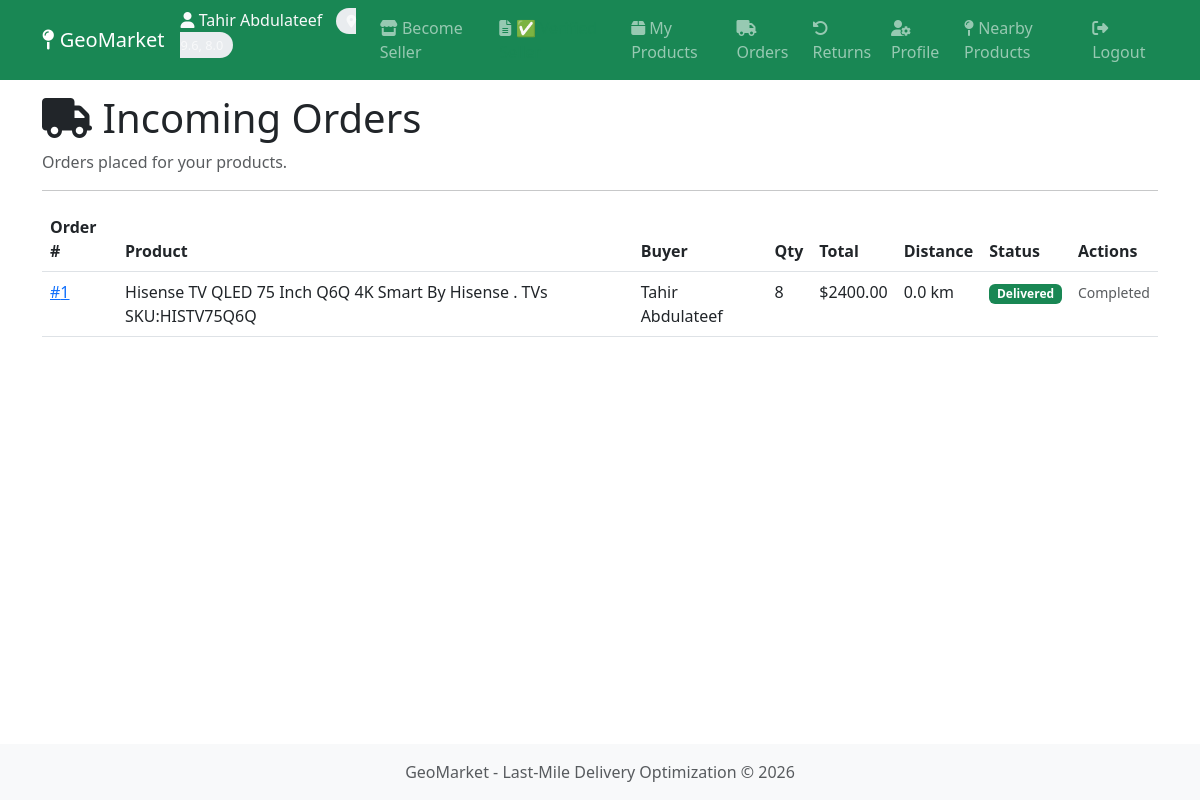
The page /orders/seller-dashboard (signed in) on the database its author committed.
### app/models.py (models this page shows, shortened)
class User(db.Model, UserMixin):
    __tablename__ = 'users'
    id = db.Column(db.Integer, primary_key=True)
    email = db.Column(db.String(120), unique=True, nullable=False, index=True)
    password_hash = db.Column(db.String(128), nullable=False)
    full_name = db.Column(db.String(100), nullable=False)
    role = db.Column(db.String(20), nullable=False, default='buyer')
    is_verified_seller = db.Column(db.Boolean, default=False)
    is_active = db.Column(db.Boolean, default=True)
    created_at = db.Column(db.DateTime, default=datetime.utcnow)
    last_login = db.Column(db.DateTime, nullable=True)
    location = db.relationship('Location', backref='user', uselist=False, cascade='all, delete-orphan')
    products = db.relationship('Product', backref='seller', lazy='dynamic')
    orders_as_buyer = db.relationship('Order', foreign_keys='Order.buyer_id', backref='buyer', lazy='dynamic')
    orders_as_seller = db.relationship('Order', foreign_keys='Order.seller_id', backref='seller', lazy='dynamic')
    seller_application = db.relationship('SellerApplication', backref='applicant', uselist=False, cascade='all, delete-orphan', foreign_keys='SellerApplication.user_id')
    def is_seller(self):
        return self.role == 'seller' and self.is_verified_seller

class Order(db.Model):
    __tablename__ = 'orders'
    id = db.Column(db.Integer, primary_key=True)
    buyer_id = db.Column(db.Integer, db.ForeignKey('users.id'), nullable=False)
    seller_id = db.Column(db.Integer, db.ForeignKey('users.id'), nullable=False)
    product_id = db.Column(db.Integer, db.ForeignKey('products.id'), nullable=False)
    quantity = db.Column(db.Integer, nullable=False, default=1)
    total_price = db.Column(db.Float, nullable=False)
    status = db.Column(db.String(20), nullable=False, default='pending')
    delivery_lat = db.Column(db.Float, nullable=False)
    delivery_lng = db.Column(db.Float, nullable=False)
    delivery_address = db.Column(db.String(255), nullable=True)
    placed_at = db.Column(db.DateTime, default=datetime.utcnow)
    updated_at = db.Column(db.DateTime, default=datetime.utcnow, onupdate=datetime.utcnow)
    product = db.relationship('Product', backref='orders')

class Product(db.Model):
    __tablename__ = 'products'
    id = db.Column(db.Integer, primary_key=True)
    seller_id = db.Column(db.Integer, db.ForeignKey('users.id'), nullable=False)
    name = db.Column(db.String(200), nullable=False)
    description = db.Column(db.Text, nullable=True)
    category = db.Column(db.String(50), nullable=False)
    price = db.Column(db.Float, nullable=False)
    stock_quantity = db.Column(db.Integer, nullable=False, default=0)
    image_url = db.Column(db.String(255), nullable=True)
    is_active = db.Column(db.Boolean, default=True)
    created_at = db.Column(db.DateTime, default=datetime.utcnow)
    updated_at = db.Column(db.DateTime, default=datetime.utcnow, onupdate=datetime.utcnow)

### app/routes/orders.py (the view)
@orders_bp.route('/seller-dashboard')
@login_required
def seller_dashboard():
    if not current_user.is_seller():
        flash('You must be a seller to view orders.', 'danger')
        return redirect(url_for('main.index'))
    orders = Order.query.filter_by(seller_id=current_user.id).order_by(Order.placed_at.desc()).all()
    for order in orders:
        if order.delivery_lat and order.delivery_lng and current_user.location:
            distance = calculate_distance(
                current_user.location.latitude,
                current_user.location.longitude,
                order.delivery_lat,
                order.delivery_lng
            )
            order.delivery_distance = distance
        else:
            order.delivery_distance = None
    return render_template('orders/seller_dashboard.html', orders=orders)

### app/services/geocoding.py (called while the page is built)
def calculate_distance(lat1, lng1, lat2, lng2):
    from math import radians, sin, cos, sqrt, atan2
    R = 6371
    lat1, lng1, lat2, lng2 = map(radians, [lat1, lng1, lat2, lng2])
    dlat = lat2 - lat1
    dlng = lng2 - lng1
    a = sin(dlat/2)**2 + cos(lat1) * cos(lat2) * sin(dlng/2)**2
    c = 2 * atan2(sqrt(a), sqrt(1-a))
    return R * c

### app/templates/orders/seller_dashboard.html (shortened to what this page needs)
{% extends "base.html" %}
{% block content %}
<div class="container py-4">
    <h1><i class="fas fa-truck"></i> Incoming Orders</h1>
    <p class="text-muted">Orders placed for your products.</p>
    <hr>
    {% if orders %}
        <div class="table-responsive">
            <table class="table table-hover">
                <thead>
                    <tr>
                        <th>Order #</th>
                        <th>Product</th>
                        <th>Buyer</th>
                        <th>Qty</th>
                        <th>Total</th>
                        <th>Distance</th>
                        <th>Status</th>
                        <th>Actions</th>
                    </tr>
                </thead>
                <tbody>
                    {% for order in orders %}
                    <tr>
                        <td><a href="{{ url_for('orders.view_order', order_id=order.id) }}">#{{ order.id }}</a></td>
                        <td>{{ order.product.name }}</td>
                        <td>{{ order.buyer.full_name }}</td>
                        <td>{{ order.quantity }}</td>
                        <td>${{ "%.2f"|format(order.total_price) }}</td>
                        <td>
                            {% if order.delivery_distance is not none %}
                                {{ "%.1f"|format(order.delivery_distance) }} km
                            {% else %}
                                <span class="text-muted">Unknown</span>
                            {% endif %}
                        </td>
                        <td>
                            <span class="badge bg-{{
                                'warning' if order.status == 'pending' else
                                'info' if order.status == 'confirmed' else
                                'primary' if order.status == 'shipped' else
                                'success' if order.status == 'delivered' else
                                'danger'
                            }}">
                                {{ order.status.capitalize() }}
                            </span>
                        </td>
                        <td>
                            {% if order.status not in ['delivered', 'cancelled'] %}
                            <div class="dropdown">
                                <button class="btn btn-sm btn-outline-secondary dropdown-toggle"
                                        data-bs-toggle="dropdown">
                                    Update Status
                                </button>
                                <ul class="dropdown-menu">
                                    <li><a class="dropdown-item" href="#"
                                           onclick="updateStatus({{ order.id }}, 'confirmed')">
                                        Confirm</a></li>
                                    <li><a class="dropdown-item" href="#"
                                           onclick="updateStatus({{ order.id }}, 'shipped')">
                                        Ship</a></li>
                                    <li><a class="dropdown-item" href="#"
                                           onclick="updateStatus({{ order.id }}, 'delivered')">
                                        Deliver</a></li>
                                    <li><hr class="dropdown-divider"></li>
                                    <li><a class="dropdown-item text-danger" href="#"
                                           onclick="updateStatus({{ order.id }}, 'cancelled')">
                                        Cancel</a></li>
                                </ul>
                            </div>
                            {% else %}
                                <span class="text-muted small">Completed</span>
                            {% endif %}
                        </td>
                    </tr>
                    {% endfor %}
                </tbody>
            </table>
        </div>
    {% else %}
        <div class="text-center py-5">
            <i class="fas fa-inbox fa-3x text-muted mb-3"></i>
            <p>No incoming orders yet.</p>
        </div>
    {% endif %}
</div>
{% endblock %}

### app/templates/base.html (shortened to what this page needs)
<!DOCTYPE html>
<html lang="en">
<head>
    <link href="https://cdn.jsdelivr.net/npm/bootstrap@5.3.0/dist/css/bootstrap.min.css" rel="stylesheet">
    <link rel="stylesheet" href="https://cdnjs.cloudflare.com/ajax/libs/font-awesome/6.4.0/css/all.min.css">
</head>
<body>
    <nav class="navbar navbar-expand-lg navbar-dark bg-success fixed-top">
        <div class="container">
            <a class="navbar-brand" href="{{ url_for('main.index') }}">
                <i class="fas fa-map-pin"></i> GeoMarket
            </a>
            <div class="collapse navbar-collapse" id="navbarNav">
                <ul class="navbar-nav ms-auto">
                    {% if current_user.is_authenticated %}
                        <li class="nav-item">
                            <span class="navbar-text text-light">
                                <i class="fas fa-user"></i> {{ current_user.full_name }}
                                {% if current_user.location %}
                                    <span class="location-badge">
                                        <i class="fas fa-map-marker-alt"></i>
                                    </span>
                                {% endif %}
                            </span>
                        </li>
                        <li class="nav-item">
                            <a class="nav-link" href="{{ url_for('auth.apply_seller') }}">
                                <i class="fas fa-store"></i> Become Seller
                            </a>
                        </li>
                        {% if current_user.is_authenticated %}
                            {% set app = SellerApplication.query.filter_by(user_id=current_user.id).first() %}
                            {% if app %}
                                <li class="nav-item">
                                    <a class="nav-link" href="{{ url_for('auth.application_status') }}">
                                        <i class="fas fa-file-alt"></i>
                                        {% if app.status == 'pending' %}
                                            <span class="text-warning">Application Pending</span>
                                        {% elif app.status == 'approved' %}
                                            <span class="text-success">✅ Verified Seller</span>
                                        {% elif app.status == 'rejected' %}
                                            <span class="text-danger">❌ Application Rejected</span>
                                        {% endif %}
                                    </a>
                                </li>
                            {% endif %}
                        {% endif %}
                        {% if current_user.is_seller() %}
                            <li class="nav-item">
                                <a class="nav-link" href="{{ url_for('products.dashboard') }}">
                                    <i class="fas fa-box"></i> My Products
                                </a>
                            </li>
                            <li class="nav-item">
                                <a class="nav-link" href="{{ url_for('orders.seller_dashboard') }}">
                                    <i class="fas fa-truck"></i> Orders
                                </a>
                            </li>
                            <li class="nav-item">
                                <a class="nav-link" href="{{ url_for('returns.seller_returns') }}">
                                    <i class="fas fa-undo-alt"></i> Returns
                                </a>
                            </li>
                        {% endif %}
                        <li class="nav-item">
                            <a class="nav-link" href="{{ url_for('auth.profile') }}">
                                <i class="fas fa-user-cog"></i> Profile
                            </a>
                        </li>
                        <li class="nav-item">
                            <a class="nav-link" href="{{ url_for('main.index') }}">
                                <i class="fas fa-map-pin"></i> Nearby Products
                            </a>
                        </li>
                        <li class="nav-item">
                            <a class="nav-link" href="{{ url_for('auth.logout') }}">
                                <i class="fas fa-sign-out-alt"></i> Logout
                            </a>
                        </li>
                    {% endif %}
                </ul>
            </div>
        </div>
    </nav>
    <main>
        {% block content %}{% endblock %}
    </main>
    <footer class="footer mt-auto py-3 bg-light" style="position: fixed; bottom: 0; width: 100%; z-index: 1000;">
    <div class="container text-center">
        <span class="text-muted">GeoMarket - Last-Mile Delivery Optimization &copy; 2026</span>
    </div>
    </footer>
</body>
</html>

### app/templates/base.html (style rules this page uses)
body { padding-top: 70px; padding-bottom: 70px; }
.location-badge { font-size: 0.8rem; background: #e9ecef; padding: 4px 10px; border-radius: 20px; margin-left: 10px; }
:root { --primary-color: #2e7d32; --secondary-color: #4caf50; }

### rows shown on the page
User: full_name "Tahir Abdulateef"
Order: id "1", product.name "Hisense TV QLED 75 Inch Q6Q 4K Smart By Hisense . TVs SKU:HISTV75Q6Q", buyer.full_name "Tahir Abdulateef", quantity "8", total_price "2400.00", delivery_distance "0.0", status "Delivered", shows "Completed"
